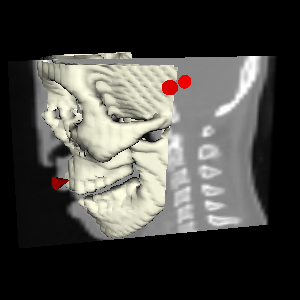

The Python source for this figure:
#!/usr/bin/env python

# Test vtkCellPicker with vtkCellLocator on head CT data with clipping planes.

import os

import vtkmodules.vtkInteractionStyle  # noqa: F401
import vtkmodules.vtkRenderingFreeType  # noqa: F401
import vtkmodules.vtkRenderingOpenGL2  # noqa: F401

from vtkmodules.vtkCommonCore import vtkLookupTable
from vtkmodules.vtkCommonDataModel import (
    vtkCellLocator,
    vtkPlane,
)
from vtkmodules.vtkFiltersCore import (
    vtkMarchingCubes,
    vtkPolyDataNormals,
    vtkStripper,
)
from vtkmodules.vtkFiltersSources import vtkConeSource
from vtkmodules.vtkIOImage import vtkVolume16Reader
from vtkmodules.vtkImagingCore import vtkImageMapToColors
from vtkmodules.vtkRenderingCore import (
    vtkActor,
    vtkCellPicker,
    vtkDataSetMapper,
    vtkImageActor,
    vtkPolyDataMapper,
    vtkProperty,
    vtkRenderWindow,
    vtkRenderWindowInteractor,
    vtkRenderer,
)

data_dir = os.environ.get("VPE_DATA_DIR", os.path.dirname(os.path.abspath(__file__)))

# Read volume data
v16 = vtkVolume16Reader()
v16.SetDataDimensions(64, 64)
v16.SetImageRange(1, 93)
v16.SetDataByteOrderToLittleEndian()
v16.SetFilePrefix(os.path.join(data_dir, "headsq", "quarter"))
v16.SetDataSpacing(3.2, 3.2, 1.5)

# Surface rendering - bone extraction
bone_extractor = vtkMarchingCubes()
bone_extractor.SetInputConnection(v16.GetOutputPort())
bone_extractor.SetValue(0, 1150)

bone_normals = vtkPolyDataNormals()
bone_normals.SetInputConnection(bone_extractor.GetOutputPort())
bone_normals.SetFeatureAngle(60.0)

bone_stripper = vtkStripper()
bone_stripper.SetInputConnection(bone_normals.GetOutputPort())
bone_stripper.SetMaximumLength(5)

bone_locator = vtkCellLocator()
bone_locator.SetDataSet(bone_stripper.GetOutput())

bone_mapper = vtkPolyDataMapper()
bone_mapper.SetInputConnection(bone_stripper.GetOutputPort())
bone_mapper.ScalarVisibilityOff()

bone_property = vtkProperty()
bone_property.SetColor(1.0, 1.0, 0.9)

bone = vtkActor()
bone.SetMapper(bone_mapper)
bone.SetProperty(bone_property)

# Image actor
table = vtkLookupTable()
table.SetRange(0, 2000)
table.SetRampToLinear()
table.SetValueRange(0, 1)
table.SetHueRange(0, 0)
table.SetSaturationRange(0, 0)

map_to_colors = vtkImageMapToColors()
map_to_colors.SetInputConnection(v16.GetOutputPort())
map_to_colors.SetLookupTable(table)

image_actor = vtkImageActor()
image_actor.GetMapper().SetInputConnection(map_to_colors.GetOutputPort())
image_actor.SetDisplayExtent(32, 32, 0, 63, 0, 92)

# Clipping planes
cx = 100.8
cy = 100.8
cz = 69.0

bone_clip = vtkPlane()
bone_clip.SetNormal(0, 1, 0)
bone_clip.SetOrigin(cx, cy, cz)

bone_clip_2 = vtkPlane()
bone_clip_2.SetNormal(-1, 0, 0)
bone_clip_2.SetOrigin(cx + 100, cy, cz)

bone_mapper.AddClippingPlane(bone_clip)
bone_mapper.AddClippingPlane(bone_clip_2)

# Renderer
renderer = vtkRenderer()
renderer.AddViewProp(bone)
renderer.AddViewProp(image_actor)

render_window = vtkRenderWindow()
render_window.AddRenderer(renderer)
render_window.SetWindowName("picker with locator")
render_window.SetMultiSamples(0)
render_window.SetSize(300, 300)

interactor = vtkRenderWindowInteractor()
interactor.SetRenderWindow(render_window)

# Scene
camera = renderer.GetActiveCamera()
camera.SetFocalPoint(cx, cy, cz)
camera.SetPosition(cx + 400, cy + 100, cz - 100)
camera.SetViewUp(0, 0, -1)
renderer.ResetCameraClippingRange()

# Render before picks — picker needs initialized scene
render_window.Render()

# Cone source for pick markers
cone_source = vtkConeSource()
cone_source.CappingOn()
cone_source.SetHeight(12)
cone_source.SetRadius(5)
cone_source.SetResolution(31)
cone_source.SetCenter(6, 0, 0)
cone_source.SetDirection(-1, 0, 0)

# Picker with locator
picker = vtkCellPicker()
picker.SetTolerance(1e-6)
picker.AddLocator(bone_locator)

# Helper to orient cone along normal
def point_cone(actor, n):
    if n[0] < 0.0:
        actor.RotateWXYZ(180, 0, 1, 0)
        actor.RotateWXYZ(180, (n[0] - 1.0) * 0.5, n[1] * 0.5, n[2] * 0.5)
    else:
        actor.RotateWXYZ(180, (n[0] + 1.0) * 0.5, n[1] * 0.5, n[2] * 0.5)

# Pick the bone actor
picker.Pick(70, 120, 0, renderer)
p = picker.GetPickPosition()
n = picker.GetPickNormal()

cone_actor_1 = vtkActor()
cone_actor_1.PickableOff()
cone_mapper_1 = vtkDataSetMapper()
cone_mapper_1.SetInputConnection(cone_source.GetOutputPort())
cone_actor_1.SetMapper(cone_mapper_1)
cone_actor_1.GetProperty().SetColor(1, 0, 0)
cone_actor_1.SetPosition(p)
point_cone(cone_actor_1, n)
renderer.AddViewProp(cone_actor_1)

# Pick the image
picker.Pick(170, 220, 0, renderer)
p = picker.GetPickPosition()
n = picker.GetPickNormal()

cone_actor_2 = vtkActor()
cone_actor_2.PickableOff()
cone_mapper_2 = vtkDataSetMapper()
cone_mapper_2.SetInputConnection(cone_source.GetOutputPort())
cone_actor_2.SetMapper(cone_mapper_2)
cone_actor_2.GetProperty().SetColor(1, 0, 0)
cone_actor_2.SetPosition(p)
point_cone(cone_actor_2, n)
renderer.AddViewProp(cone_actor_2)

# Pick the actor again with ray clipping
picker.Pick(180, 220, 0, renderer)
p = picker.GetPickPosition()
n = picker.GetPickNormal()

cone_actor_3 = vtkActor()
cone_actor_3.PickableOff()
cone_mapper_3 = vtkDataSetMapper()
cone_mapper_3.SetInputConnection(cone_source.GetOutputPort())
cone_actor_3.SetMapper(cone_mapper_3)
cone_actor_3.GetProperty().SetColor(1, 0, 0)
cone_actor_3.SetPosition(p)
point_cone(cone_actor_3, n)
renderer.AddViewProp(cone_actor_3)

renderer.ResetCameraClippingRange()

interactor.Initialize()
interactor.Start()
